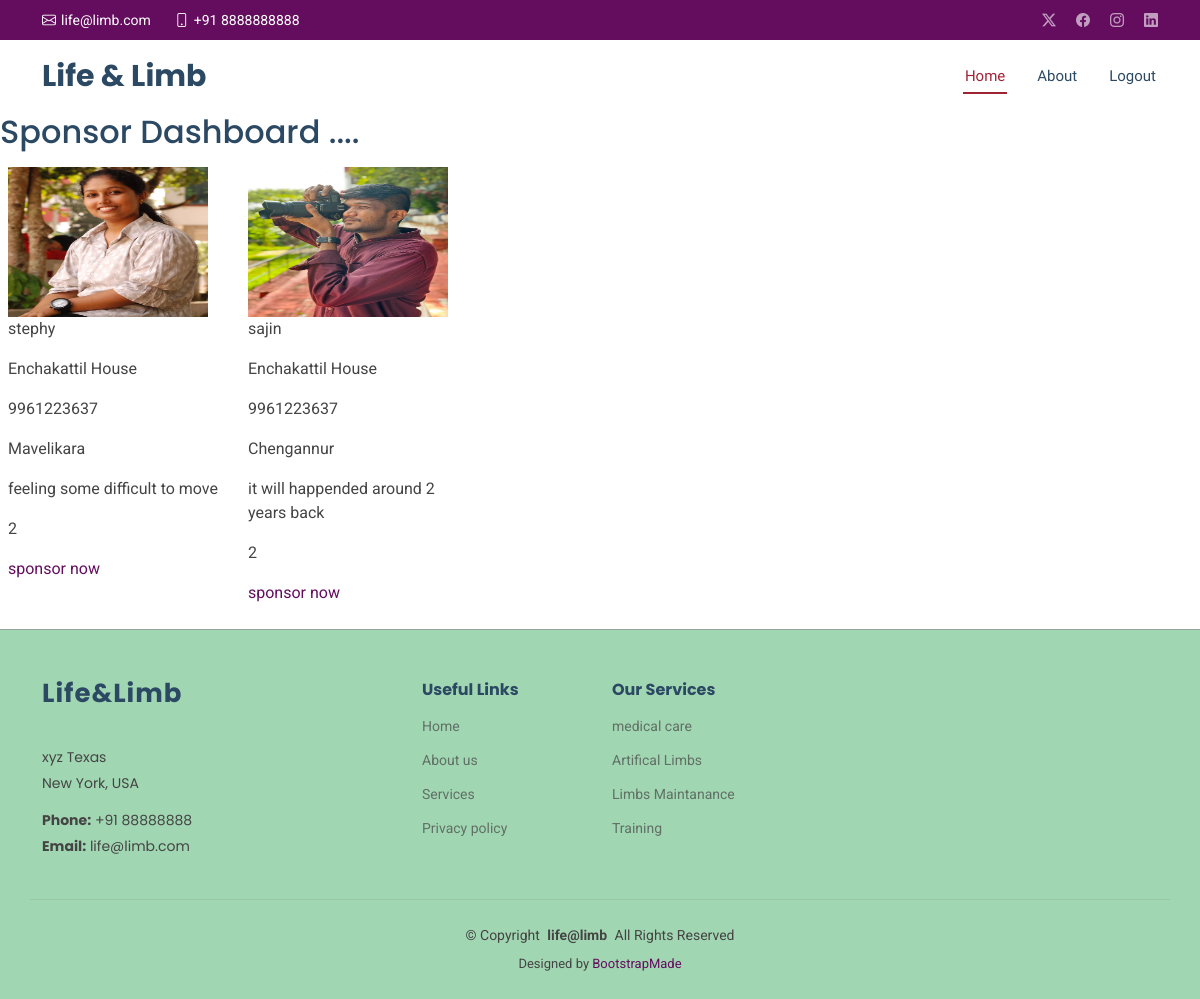
The app's page /spoboard/ with its own data.
### appname/models.py (models this page shows, shortened)
class UserDetail(models.Model):
    patient=models.OneToOneField(User,on_delete=models.CASCADE,null=True)
    is_patient=models.BooleanField(default=True)
    uaddress = models.CharField(max_length=50,null=True)
    umobile_no = models.BigIntegerField(null=True)
    ulocation = models.CharField(max_length=50,null=True)
    uphoto = models.ImageField( upload_to="pics",blank=True,null=True)
    description = models.CharField( max_length=100)
    no_year = models.IntegerField()
    is_approved= models.BooleanField(default=False)
    name=models.CharField(max_length=250,null=True)       #new varibale

### appname/views.py (the view)
# urls.py: path('spoboard/',spoboard,name="sponsor_dashboard"),
def spoboard(request):
    obj=UserDetail.objects.all()
    context={
    'obj':obj,
    }
    return render(request,'appname/spoboard.html',context)

### appname/templates/appname/spoboard.html (shortened to what this page needs)
{% extends "appname/_base.html" %}
{% load static %}
{% block navbar%}
    <nav id="navmenu" class="navmenu">
      <ul>
        <li><a href="#hero" class="active">Home<br></a></li>
        <li><a href="{% url 'sponsored' %}">About</a></li>
        <li><a href="{% url 'logout' %}">Logout </a></li>
      </ul>
    </nav>
    {%endblock%}
{%block content%}
    <h2>
        Sponsor  Dashboard ....
    </h2>
<div class="d-flex flex-row bd-highlight mb-3">
    {% for  i in obj %}
    {% if i.is_approved %}
    <div class="p-2 bd-highlight" style="width: 15rem;">
        <i><img src="{{i.uphoto.url}}" alt="#" height="150" width="200" class="me-3"/></i>
          <p>{{i.patient}}</p>
          <p>{{i.uaddress}}</p>
          <p>{{i.umobile_no}}</p>
          <p>{{i.ulocation}}</p>
          <p>{{i.description}}</p>
          <p>{{i.no_year}}</p>
          <a class="read_more" href="{% url 'pay' i.patient i.uaddress i.umobile_no i.ulocation %}">sponsor now</a>
    </div>
    {%endif%}
    {% endfor %}
</div>
{% endblock %}

### appname/templates/appname/_base.html (shortened to what this page needs)
{% load static %}
<!DOCTYPE html>
<html lang="en">
<head>
  <link href="{% static 'assets/vendor/bootstrap/css/bootstrap.min.css' %}" rel="stylesheet">
  <link href="{% static 'assets/vendor/bootstrap-icons/bootstrap-icons.css' %}" rel="stylesheet">
  <link href="{% static 'assets/vendor/aos/aos.css' %}" rel="stylesheet">
  <link href="{% static 'assets/vendor/fontawesome-free/css/all.min.css' %}" rel="stylesheet">
  <link href="{% static 'assets/vendor/glightbox/css/glightbox.min.css' %}" rel="stylesheet">
  <link href="{% static 'assets/vendor/swiper/swiper-bundle.min.css' %}" rel="stylesheet">
  <link href="{% static 'assets/css/main.css' %}" rel="stylesheet">
</head>
<body class="index-page">
  <header id="header" class="header sticky-top">
    <div class="topbar d-flex align-items-center">
      <div class="container d-flex justify-content-center justify-content-md-between">
        <div class="contact-info d-flex align-items-center">
          <i class="bi bi-envelope d-flex align-items-center"><a href="mailto:contact@example.com">life@limb.com</a></i>
          <i class="bi bi-phone d-flex align-items-center ms-4"><span>+91 8888888888</span></i>
        </div>
        <div class="social-links d-none d-md-flex align-items-center">
          <a href="#" class="twitter"><i class="bi bi-twitter-x"></i></a>
          <a href="#" class="facebook"><i class="bi bi-facebook"></i></a>
          <a href="#" class="instagram"><i class="bi bi-instagram"></i></a>
          <a href="#" class="linkedin"><i class="bi bi-linkedin"></i></a>
        </div>
      </div>
    </div>
    <div class="branding d-flex align-items-center">
      <div class="container position-relative d-flex align-items-center justify-content-between">
        <a href="index.html" class="logo d-flex align-items-center me-auto">
          <h1 class="sitename">Life & Limb</h1>
        </a>
          {% block navbar%}{%endblock%}
      </div>
    </div>
  </header>
    <header id="header" class="header sticky-top">
{%block content%}
 {% endblock %}
  <footer id="footer" class="footer light-background">
    <div class="container footer-top">
      <div class="row gy-4">
        <div class="col-lg-4 col-md-6 footer-about">
          <a href="index.html" class="logo d-flex align-items-center">
            <span class="sitename">Life&Limb</span>
          </a>
          <div class="footer-contact pt-3">
            <p>xyz Texas</p>
            <p>New York, USA</p>
            <p class="mt-3"><strong>Phone:</strong> <span>+91 88888888</span></p>
            <p><strong>Email:</strong> <span>life@limb.com</span></p>
          </div>
        </div>
        <div class="col-lg-2 col-md-3 footer-links">
          <h4>Useful Links</h4>
          <ul>
            <li><a href="#">Home</a></li>
            <li><a href="#">About us</a></li>
            <li><a href="#">Services</a></li>
            <li><a href="#">Privacy policy</a></li>
          </ul>
        </div>
        <div class="col-lg-2 col-md-3 footer-links">
          <h4>Our Services</h4>
          <ul>
            <li><a href="#">medical care</a></li>
            <li><a href="#">Artifical Limbs</a></li>
            <li><a href="#">Limbs Maintanance</a></li>
            <li><a href="#">Training</a></li>
          </ul>
        </div>
      </div>
    </div>
    <div class="container copyright text-center mt-4">
      <p>© <span>Copyright</span> <strong class="px-1 sitename">life@limb</strong> <span>All Rights Reserved</span></p>
      <div class="credits">
        Designed by <a href="https://bootstrapmade.com/">BootstrapMade</a>
      </div>
    </div>
  </footer>
</body>
</html>

### records on screen
UserDetail: uphoto (picture), patient "stephy", uaddress "Enchakattil House", umobile_no "9961223637", ulocation "Mavelikara", description "feeling some difficult to move", no_year "2"
UserDetail: uphoto (picture), patient "sajin", uaddress "Enchakattil House", umobile_no "9961223637", ulocation "Chengannur", description "it will happended around 2 years back", no_year "2"
